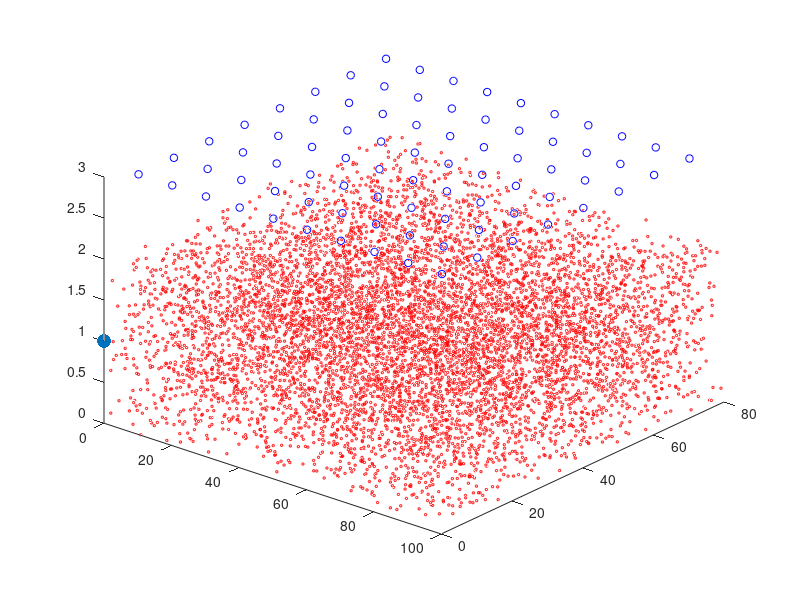

MATLAB code to generate this figure:
clear all
close all
clc
%%
%Parameters for the generation
nc=80; %Number of clusterheads
gridx=10; %Number of clusterheads in X coordinate
dis=10; %distance between clusterheads 
nt=8000; %Number of tags

range_of_clusterheads=25;%in meters
range_of_nodes=10;%in meters
range_of_server=50;%in meters
%%
%Structs initialization
CH.position(nc,3)=0;
CH.ranges=range_of_clusterheads;
CH.nodescomm(nc,1)=0;

N.clustersinrange(nt,1)=0;
N.clusterID(nt,1)=0;
N.position(nt,3)=0;
N.ranges=range_of_nodes;
%%
%Coordinators generation
gridy=nc/gridx;
z=3;
x=dis/2;
y=dis/2;
for i=1:gridx
    for j=1:gridy
        CH.position((i-1)*gridy+j,:)=[x,y,z];
        y=y+dis;
    end
    y=dis/2;
    x=x+dis;
end

%%
%Node generator with no cluster dependency
N.position=[gridx*dis*rand(nt,1), gridy*dis*rand(nt,1), 2*rand(nt,1)];
%%
%Server node
S.position=[0,0,1];
S.range=range_of_server;
%%
%Plot everything
hold on;
scatter3(S.position(1,1),S.position(1,2),S.position(1,3),100,'filled','g');
scatter3(CH.position(:,1),CH.position(:,2),CH.position(:,3),30,'b');
scatter3(N.position(:,1),N.position(:,2),N.position(:,3),3,'r');
view(40,35)
    



